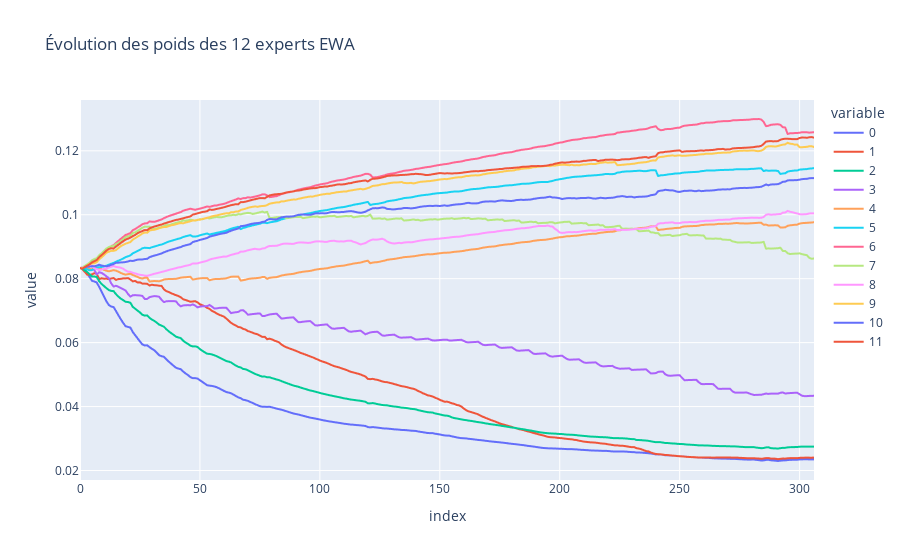

Notebook cell for this chart:
### Markdown cell above
>la valeur théorique de $\eta^\star$ n'est pas meilleurs que $\eta$ = 1 arbitrairement.

### Code cell
#--testons tout les etas--
eta_values = np.linspace(0, 1, num=1000)

best_mse = 1
for eta in eta_values:
    p, pred = weights_simulation(eta, T, d, experts_norm, targets_norm)
    mse_temp = mean_squared_error(targets_norm,pred)
    if mse_temp < best_mse:
        best_mse = mse_temp
        best_eta = eta
    else :
        continue

print(f'MSE de  : {best_mse}')
print(f'eta a  : {best_eta}')
#--voir les poids--
mse_ewa = best_mse
print(f'voyons les nan : {np.isnan(p).sum()}')
px.line(pd.DataFrame(p), title= 'Évolution des poids des 12 experts EWA')

### Figure 1 — Plotly figure (JSON) as saved in the notebook; plotly's stock layout.template omitted (floating-point values rounded to 4 significant figures; data arrays with more than 128 entries replaced by an {"elided": "..."} marker saying what was removed)
{"data": [{"hovertemplate": "variable=0<br>index=%{x}<br>value=%{y}<extra></extra>", "legendgroup": "0", "line": {"color": "#636efa", "dash": "solid"}, "marker": {"symbol": "circle"}, "mode": "lines", "name": "0", "showlegend": true, "type": "scattergl", "x": {"elided": "307 int values"}, "xaxis": "x", "y": {"elided": "307 float values"}, "yaxis": "y"}, {"hovertemplate": "variable=1<br>index=%{x}<br>value=%{y}<extra></extra>", "legendgroup": "1", "line": {"color": "#EF553B", "dash": "solid"}, "marker": {"symbol": "circle"}, "mode": "lines", "name": "1", "showlegend": true, "type": "scattergl", "x": {"elided": "307 int values"}, "xaxis": "x", "y": {"elided": "307 float values"}, "yaxis": "y"}, {"hovertemplate": "variable=2<br>index=%{x}<br>value=%{y}<extra></extra>", "legendgroup": "2", "line": {"color": "#00cc96", "dash": "solid"}, "marker": {"symbol": "circle"}, "mode": "lines", "name": "2", "showlegend": true, "type": "scattergl", "x": {"elided": "307 int values"}, "xaxis": "x", "y": {"elided": "307 float values"}, "yaxis": "y"}, {"hovertemplate": "variable=3<br>index=%{x}<br>value=%{y}<extra></extra>", "legendgroup": "3", "line": {"color": "#ab63fa", "dash": "solid"}, "marker": {"symbol": "circle"}, "mode": "lines", "name": "3", "showlegend": true, "type": "scattergl", "x": {"elided": "307 int values"}, "xaxis": "x", "y": {"elided": "307 float values"}, "yaxis": "y"}, {"hovertemplate": "variable=4<br>index=%{x}<br>value=%{y}<extra></extra>", "legendgroup": "4", "line": {"color": "#FFA15A", "dash": "solid"}, "marker": {"symbol": "circle"}, "mode": "lines", "name": "4", "showlegend": true, "type": "scattergl", "x": {"elided": "307 int values"}, "xaxis": "x", "y": {"elided": "307 float values"}, "yaxis": "y"}, {"hovertemplate": "variable=5<br>index=%{x}<br>value=%{y}<extra></extra>", "legendgroup": "5", "line": {"color": "#19d3f3", "dash": "solid"}, "marker": {"symbol": "circle"}, "mode": "lines", "name": "5", "showlegend": true, "type": "scattergl", "x": {"elided": "307 int values"}, "xaxis": "x", "y": {"elided": "307 float values"}, "yaxis": "y"}, {"hovertemplate": "variable=6<br>index=%{x}<br>value=%{y}<extra></extra>", "legendgroup": "6", "line": {"color": "#FF6692", "dash": "solid"}, "marker": {"symbol": "circle"}, "mode": "lines", "name": "6", "showlegend": true, "type": "scattergl", "x": {"elided": "307 int values"}, "xaxis": "x", "y": {"elided": "307 float values"}, "yaxis": "y"}, {"hovertemplate": "variable=7<br>index=%{x}<br>value=%{y}<extra></extra>", "legendgroup": "7", "line": {"color": "#B6E880", "dash": "solid"}, "marker": {"symbol": "circle"}, "mode": "lines", "name": "7", "showlegend": true, "type": "scattergl", "x": {"elided": "307 int values"}, "xaxis": "x", "y": {"elided": "307 float values"}, "yaxis": "y"}, {"hovertemplate": "variable=8<br>index=%{x}<br>value=%{y}<extra></extra>", "legendgroup": "8", "line": {"color": "#FF97FF", "dash": "solid"}, "marker": {"symbol": "circle"}, "mode": "lines", "name": "8", "showlegend": true, "type": "scattergl", "x": {"elided": "307 int values"}, "xaxis": "x", "y": {"elided": "307 float values"}, "yaxis": "y"}, {"hovertemplate": "variable=9<br>index=%{x}<br>value=%{y}<extra></extra>", "legendgroup": "9", "line": {"color": "#FECB52", "dash": "solid"}, "marker": {"symbol": "circle"}, "mode": "lines", "name": "9", "showlegend": true, "type": "scattergl", "x": {"elided": "307 int values"}, "xaxis": "x", "y": {"elided": "307 float values"}, "yaxis": "y"}, {"hovertemplate": "variable=10<br>index=%{x}<br>value=%{y}<extra></extra>", "legendgroup": "10", "line": {"color": "#636efa", "dash": "solid"}, "marker": {"symbol": "circle"}, "mode": "lines", "name": "10", "showlegend": true, "type": "scattergl", "x": {"elided": "307 int values"}, "xaxis": "x", "y": {"elided": "307 float values"}, "yaxis": "y"}, {"hovertemplate": "variable=11<br>index=%{x}<br>value=%{y}<extra></extra>", "legendgroup": "11", "line": {"color": "#EF553B", "dash": "solid"}, "marker": {"symbol": "circle"}, "mode": "lines", "name": "11", "showlegend": true, "type": "scattergl", "x": {"elided": "307 int values"}, "xaxis": "x", "y": {"elided": "307 float values"}, "yaxis": "y"}], "layout": {"legend": {"title": {"text": "variable"}, "tracegroupgap": 0}, "title": {"text": "Évolution des poids des 12 experts EWA"}, "xaxis": {"anchor": "y", "domain": [0, 1], "title": {"text": "index"}}, "yaxis": {"anchor": "x", "domain": [0, 1], "title": {"text": "value"}}}}
